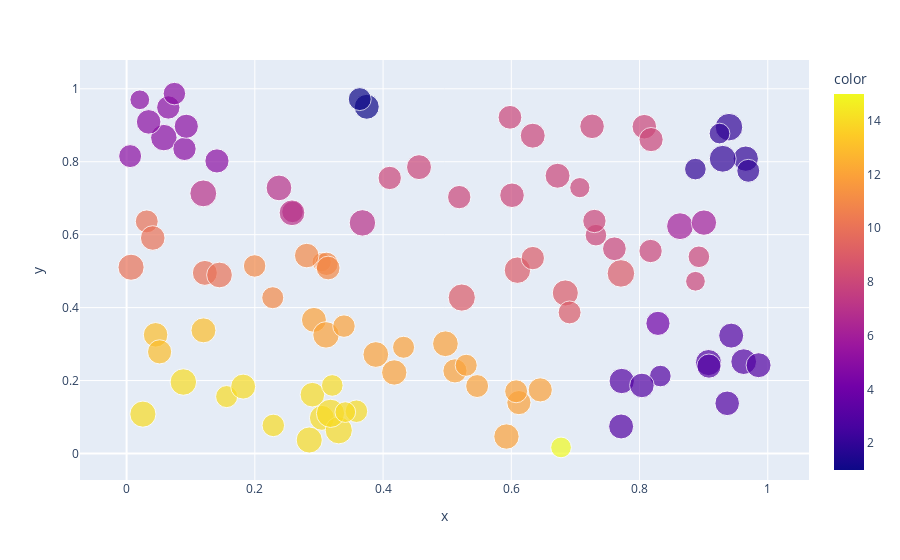

Notebook cell for this chart:
### Code cell
fig = px.scatter(x=cluster_centers[:,0], y=cluster_centers[:,1], size=binom_sample, color=labels)
fig.show()
